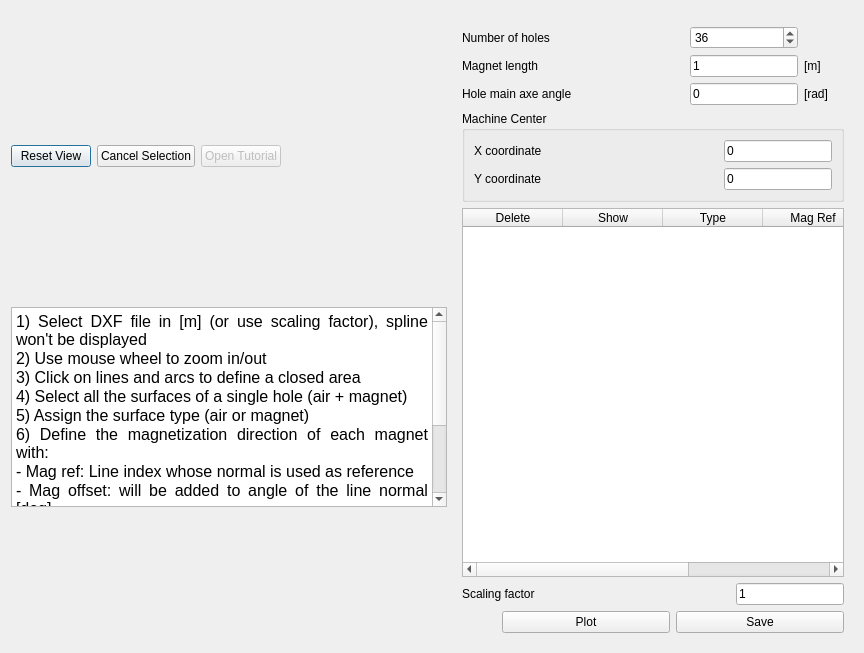
<?xml version="1.0" encoding="UTF-8"?>
<ui version="4.0">
 <class>DXF_Hole</class>
 <widget class="QDialog" name="DXF_Hole">
  <property name="geometry">
   <rect>
    <x>0</x>
    <y>0</y>
    <width>864</width>
    <height>653</height>
   </rect>
  </property>
  <property name="windowTitle">
   <string>Define Hole from DXF</string>
  </property>
  <property name="windowIcon">
   <iconset resource="../Resources/pyleecan.qrc">
    <normaloff>:/images/images/icon/pyleecan_64.png</normaloff>:/images/images/icon/pyleecan_64.png</iconset>
  </property>
  <layout class="QHBoxLayout" name="horizontalLayout_3">
   <item>
    <layout class="QVBoxLayout" name="layout_plot">
     <item>
      <layout class="QHBoxLayout" name="horizontalLayout">
       <item>
        <widget class="QPushButton" name="b_reset">
         <property name="text">
          <string>Reset View</string>
         </property>
        </widget>
       </item>
       <item>
        <widget class="QPushButton" name="b_cancel">
         <property name="text">
          <string>Cancel Selection</string>
         </property>
        </widget>
       </item>
       <item>
        <widget class="QPushButton" name="b_tuto">
         <property name="enabled">
          <bool>false</bool>
         </property>
         <property name="text">
          <string>Open Tutorial</string>
         </property>
        </widget>
       </item>
       <item>
        <spacer name="horizontalSpacer_2">
         <property name="orientation">
          <enum>Qt::Horizontal</enum>
         </property>
         <property name="sizeHint" stdset="0">
          <size>
           <width>40</width>
           <height>20</height>
          </size>
         </property>
        </spacer>
       </item>
      </layout>
     </item>
     <item>
      <widget class="QTextBrowser" name="textBrowser">
       <property name="maximumSize">
        <size>
         <width>16777215</width>
         <height>200</height>
        </size>
       </property>
       <property name="html">
        <string>&lt;!DOCTYPE HTML PUBLIC &quot;-//W3C//DTD HTML 4.0//EN&quot; &quot;http://www.w3.org/TR/REC-html40/strict.dtd&quot;&gt;
&lt;html&gt;&lt;head&gt;&lt;meta name=&quot;qrichtext&quot; content=&quot;1&quot; /&gt;&lt;style type=&quot;text/css&quot;&gt;
p, li { white-space: pre-wrap; }
&lt;/style&gt;&lt;/head&gt;&lt;body style=&quot; font-family:'MS Shell Dlg 2'; font-size:7.8pt; font-weight:400; font-style:normal;&quot;&gt;
&lt;p align=&quot;justify&quot; style=&quot; margin-top:0px; margin-bottom:0px; margin-left:0px; margin-right:0px; -qt-block-indent:0; text-indent:0px;&quot;&gt;&lt;span style=&quot; font-size:12pt;&quot;&gt;1) Select DXF file in [m] (or use scaling factor), spline won't be displayed&lt;/span&gt;&lt;/p&gt;
&lt;p align=&quot;justify&quot; style=&quot; margin-top:0px; margin-bottom:0px; margin-left:0px; margin-right:0px; -qt-block-indent:0; text-indent:0px;&quot;&gt;&lt;span style=&quot; font-size:12pt;&quot;&gt;2) Use mouse wheel to zoom in/out&lt;/span&gt;&lt;/p&gt;
&lt;p align=&quot;justify&quot; style=&quot; margin-top:0px; margin-bottom:0px; margin-left:0px; margin-right:0px; -qt-block-indent:0; text-indent:0px;&quot;&gt;&lt;span style=&quot; font-size:12pt;&quot;&gt;3) Click on lines and arcs to define a closed area&lt;/span&gt;&lt;/p&gt;
&lt;p align=&quot;justify&quot; style=&quot; margin-top:0px; margin-bottom:0px; margin-left:0px; margin-right:0px; -qt-block-indent:0; text-indent:0px;&quot;&gt;&lt;span style=&quot; font-size:12pt;&quot;&gt;4) Select all the surfaces of a single hole (air + magnet)&lt;/span&gt;&lt;/p&gt;
&lt;p align=&quot;justify&quot; style=&quot; margin-top:0px; margin-bottom:0px; margin-left:0px; margin-right:0px; -qt-block-indent:0; text-indent:0px;&quot;&gt;&lt;span style=&quot; font-size:12pt;&quot;&gt;5) Assign the surface type (air or magnet)&lt;/span&gt;&lt;/p&gt;
&lt;p align=&quot;justify&quot; style=&quot; margin-top:0px; margin-bottom:0px; margin-left:0px; margin-right:0px; -qt-block-indent:0; text-indent:0px;&quot;&gt;&lt;span style=&quot; font-size:12pt;&quot;&gt;6) Define the magnetization direction of each magnet with:&lt;/span&gt;&lt;/p&gt;
&lt;p align=&quot;justify&quot; style=&quot; margin-top:0px; margin-bottom:0px; margin-left:0px; margin-right:0px; -qt-block-indent:0; text-indent:0px;&quot;&gt;&lt;span style=&quot; font-size:12pt;&quot;&gt;- Mag ref: Line index whose normal is used as reference&lt;/span&gt;&lt;/p&gt;
&lt;p align=&quot;justify&quot; style=&quot; margin-top:0px; margin-bottom:0px; margin-left:0px; margin-right:0px; -qt-block-indent:0; text-indent:0px;&quot;&gt;&lt;span style=&quot; font-size:12pt;&quot;&gt;- Mag offset: will be added to angle of the line normal [deg]&lt;/span&gt;&lt;/p&gt;
&lt;p align=&quot;justify&quot; style=&quot; margin-top:0px; margin-bottom:0px; margin-left:0px; margin-right:0px; -qt-block-indent:0; text-indent:0px;&quot;&gt;&lt;span style=&quot; font-size:12pt;&quot;&gt;7) Plot to check and save&lt;/span&gt;&lt;/p&gt;
&lt;p align=&quot;justify&quot; style=&quot;-qt-paragraph-type:empty; margin-top:0px; margin-bottom:0px; margin-left:0px; margin-right:0px; -qt-block-indent:0; text-indent:0px; font-size:12pt;&quot;&gt;&lt;br /&gt;&lt;/p&gt;
&lt;p align=&quot;justify&quot; style=&quot; margin-top:0px; margin-bottom:0px; margin-left:0px; margin-right:0px; -qt-block-indent:0; text-indent:0px;&quot;&gt;&lt;span style=&quot; font-size:12pt;&quot;&gt;Hint: When clicking twice on a line, its color changes to define this line as magnetization reference for the magnet.&lt;/span&gt;&lt;/p&gt;
&lt;p align=&quot;justify&quot; style=&quot; margin-top:0px; margin-bottom:0px; margin-left:0px; margin-right:0px; -qt-block-indent:0; text-indent:0px;&quot;&gt;&lt;span style=&quot; font-size:12pt;&quot;&gt;Hint: &amp;quot;Show&amp;quot; highlights the surface and display the index of each line/arc. &lt;/span&gt;&lt;/p&gt;&lt;/body&gt;&lt;/html&gt;</string>
       </property>
      </widget>
     </item>
    </layout>
   </item>
   <item>
    <widget class="QWidget" name="w_side" native="true">
     <property name="minimumSize">
      <size>
       <width>400</width>
       <height>0</height>
      </size>
     </property>
     <property name="maximumSize">
      <size>
       <width>400</width>
       <height>16777215</height>
      </size>
     </property>
     <layout class="QVBoxLayout" name="verticalLayout">
      <item>
       <widget class="WPathSelector" name="w_path_selector" native="true">
        <property name="sizePolicy">
         <sizepolicy hsizetype="Fixed" vsizetype="Preferred">
          <horstretch>0</horstretch>
          <verstretch>0</verstretch>
         </sizepolicy>
        </property>
       </widget>
      </item>
      <item>
       <layout class="QGridLayout" name="gridLayout">
        <item row="0" column="0">
         <widget class="QLabel" name="in_zh">
          <property name="text">
           <string>Number of holes</string>
          </property>
         </widget>
        </item>
        <item row="0" column="1">
         <widget class="QSpinBox" name="si_Zh">
          <property name="sizePolicy">
           <sizepolicy hsizetype="Preferred" vsizetype="Preferred">
            <horstretch>0</horstretch>
            <verstretch>0</verstretch>
           </sizepolicy>
          </property>
          <property name="minimum">
           <number>1</number>
          </property>
          <property name="maximum">
           <number>1000</number>
          </property>
          <property name="singleStep">
           <number>0</number>
          </property>
          <property name="value">
           <number>36</number>
          </property>
         </widget>
        </item>
        <item row="1" column="0">
         <widget class="QLabel" name="in_mag_len">
          <property name="text">
           <string>Magnet length</string>
          </property>
         </widget>
        </item>
        <item row="1" column="1">
         <widget class="FloatEdit" name="lf_mag_len">
          <property name="sizePolicy">
           <sizepolicy hsizetype="Fixed" vsizetype="Fixed">
            <horstretch>0</horstretch>
            <verstretch>0</verstretch>
           </sizepolicy>
          </property>
          <property name="text">
           <string>1</string>
          </property>
         </widget>
        </item>
        <item row="1" column="2">
         <widget class="QLabel" name="unit_mag_len">
          <property name="maximumSize">
           <size>
            <width>40</width>
            <height>16777215</height>
           </size>
          </property>
          <property name="text">
           <string>[m]</string>
          </property>
         </widget>
        </item>
        <item row="2" column="0">
         <widget class="QLabel" name="in_axe_angle">
          <property name="text">
           <string>Hole main axe angle</string>
          </property>
         </widget>
        </item>
        <item row="2" column="1">
         <widget class="FloatEdit" name="lf_axe_angle">
          <property name="sizePolicy">
           <sizepolicy hsizetype="Minimum" vsizetype="Fixed">
            <horstretch>0</horstretch>
            <verstretch>0</verstretch>
           </sizepolicy>
          </property>
          <property name="text">
           <string>0</string>
          </property>
         </widget>
        </item>
        <item row="2" column="2">
         <widget class="QLabel" name="unit_axe_angle">
          <property name="text">
           <string>[rad]</string>
          </property>
         </widget>
        </item>
       </layout>
      </item>
      <item>
       <widget class="QGroupBox" name="g_center">
        <property name="title">
         <string>Machine Center</string>
        </property>
        <layout class="QGridLayout" name="gridLayout_3">
         <item row="0" column="0">
          <widget class="QLabel" name="in_coord_center_X">
           <property name="text">
            <string>X coordinate</string>
           </property>
          </widget>
         </item>
         <item row="0" column="1">
          <widget class="FloatEdit" name="lf_center_x">
           <property name="sizePolicy">
            <sizepolicy hsizetype="Fixed" vsizetype="Fixed">
             <horstretch>0</horstretch>
             <verstretch>0</verstretch>
            </sizepolicy>
           </property>
           <property name="text">
            <string>0</string>
           </property>
          </widget>
         </item>
         <item row="1" column="0">
          <widget class="QLabel" name="in_coord_center_Y">
           <property name="text">
            <string>Y coordinate</string>
           </property>
          </widget>
         </item>
         <item row="1" column="1">
          <widget class="FloatEdit" name="lf_center_y">
           <property name="enabled">
            <bool>true</bool>
           </property>
           <property name="sizePolicy">
            <sizepolicy hsizetype="Fixed" vsizetype="Fixed">
             <horstretch>0</horstretch>
             <verstretch>0</verstretch>
            </sizepolicy>
           </property>
           <property name="maximumSize">
            <size>
             <width>16777215</width>
             <height>16777215</height>
            </size>
           </property>
           <property name="text">
            <string>0</string>
           </property>
          </widget>
         </item>
        </layout>
       </widget>
      </item>
      <item>
       <widget class="QTableWidget" name="w_surface_list">
        <property name="sizePolicy">
         <sizepolicy hsizetype="Minimum" vsizetype="Expanding">
          <horstretch>0</horstretch>
          <verstretch>0</verstretch>
         </sizepolicy>
        </property>
        <property name="maximumSize">
         <size>
          <width>16777215</width>
          <height>16777215</height>
         </size>
        </property>
        <column>
         <property name="text">
          <string>Delete</string>
         </property>
        </column>
        <column>
         <property name="text">
          <string>Show</string>
         </property>
        </column>
        <column>
         <property name="text">
          <string>Type</string>
         </property>
        </column>
        <column>
         <property name="text">
          <string>Mag Ref</string>
         </property>
        </column>
        <column>
         <property name="text">
          <string>Mag Offset [deg]</string>
         </property>
        </column>
       </widget>
      </item>
      <item>
       <layout class="QHBoxLayout" name="horizontalLayout_4">
        <item>
         <widget class="QLabel" name="in_scaling">
          <property name="text">
           <string>Scaling factor</string>
          </property>
         </widget>
        </item>
        <item>
         <widget class="FloatEdit" name="lf_scaling">
          <property name="sizePolicy">
           <sizepolicy hsizetype="Fixed" vsizetype="Fixed">
            <horstretch>0</horstretch>
            <verstretch>0</verstretch>
           </sizepolicy>
          </property>
          <property name="text">
           <string>1</string>
          </property>
         </widget>
        </item>
       </layout>
      </item>
      <item>
       <layout class="QHBoxLayout" name="horizontalLayout_2">
        <property name="sizeConstraint">
         <enum>QLayout::SetMinimumSize</enum>
        </property>
        <item>
         <spacer name="horizontalSpacer">
          <property name="orientation">
           <enum>Qt::Horizontal</enum>
          </property>
          <property name="sizeType">
           <enum>QSizePolicy::Fixed</enum>
          </property>
          <property name="sizeHint" stdset="0">
           <size>
            <width>40</width>
            <height>20</height>
           </size>
          </property>
         </spacer>
        </item>
        <item>
         <widget class="QPushButton" name="b_plot">
          <property name="text">
           <string>Plot</string>
          </property>
         </widget>
        </item>
        <item>
         <widget class="QPushButton" name="b_save">
          <property name="text">
           <string>Save</string>
          </property>
         </widget>
        </item>
       </layout>
      </item>
     </layout>
    </widget>
   </item>
  </layout>
 </widget>
 <customwidgets>
  <customwidget>
   <class>FloatEdit</class>
   <extends>QLineEdit</extends>
   <header>...GUI/Tools/FloatEdit</header>
  </customwidget>
  <customwidget>
   <class>WPathSelector</class>
   <extends>QWidget</extends>
   <header>...GUI.Tools.WPathSelector.WPathSelector</header>
   <container>1</container>
  </customwidget>
 </customwidgets>
 <resources>
  <include location="../Resources/pyleecan.qrc"/>
 </resources>
 <connections/>
</ui>
